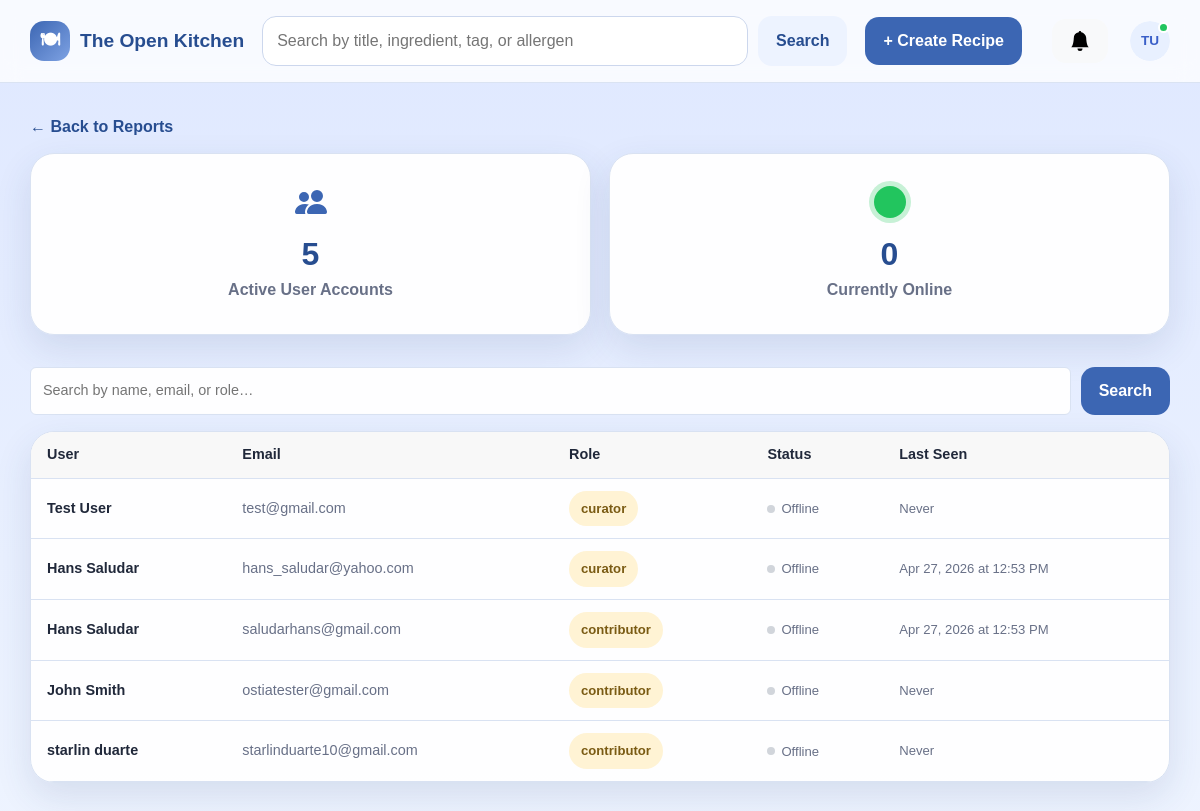
The page /curator/reports/user-activity (signed in) on the database its author committed.
### app/models.py (models this page shows, shortened)
class User(db.Model):
    __tablename__ = 'users'
    id = db.Column(db.Integer, primary_key=True)
    firstName = db.Column(db.String(50), nullable=False)
    lastName = db.Column(db.String(50), nullable=False)
    email = db.Column(db.String(100), unique=True, nullable=False)
    password = db.Column(db.String(255), nullable=False)
    role = db.Column(db.String(20), nullable=False, default='contributor')
    isActive = db.Column(db.Boolean, default=True)
    dateCreated = db.Column(db.DateTime, nullable=False, default=datetime.now)
    avatar = db.Column(db.String(255), nullable=True)
    preferMetric = db.Column(db.Boolean, default=False, nullable=False)
    disableNotifications = db.Column(db.Boolean, default=False, nullable=False)
    lastSeen = db.Column(db.DateTime, nullable=True, default=None)
    doNotDisturb = db.Column(db.Boolean, default=False, nullable=False)
    recipes = db.relationship('Recipe', backref='author', lazy=True)

### app/routes.py (the view, shortened to what this page needs)
@app.route('/curator/reports/user-activity')
@login_required
def curator_user_activity():
    user = get_current_user()
    if not user or user.role != 'curator':
        return redirect(url_for('dashboard'))
    online_cutoff = datetime.now() - timedelta(minutes=5)
    search_query = request.args.get('q', '').strip()
    base_q = User.query.filter_by(isActive=True)
    active_users = base_q.all()
    online_users = User.query.filter(User.lastSeen >= online_cutoff).all()
    return render_template('curator/user_activity.html',
                           active_users=active_users,
                           online_users=online_users,
                           online_cutoff=online_cutoff,
                           search_query=search_query)

### app/routes.py (called while the page is built)
def login_required(f):
    @wraps(f)
    def decorated_function(*args, **kwargs):
        if 'user_id' not in session:
            flash('Please log in to access this page.', 'warning')
            return redirect(url_for('login'))
        return f(*args, **kwargs)
    return decorated_function

def get_current_user():
    if 'user_id' in session:
        return User.query.get(session['user_id'])
    return None

def current_user_id():
    return session.get('user_id')

@app.context_processor
def inject_current_user():
    return {'current_user': get_current_user()}

@app.before_request
def update_last_seen():
    if 'user_id' in session:
        user = User.query.get(session['user_id'])
        if user:
            user.lastSeen = datetime.now()
            db.session.commit()

def _get_notifications():
    uid = current_user_id()
    if uid is None:
        return []
    return Notification.query.filter_by(userID=uid).order_by(Notification.dateCreated.desc()).all()

@app.context_processor
def inject_notifications():
    notifications = _get_notifications()
    has_unread = any(not n.isRead for n in notifications)
    return dict(notifications=notifications, has_unread=has_unread)

### app/templates/curator/user_activity.html (shortened to what this page needs)
{% extends "base.html" %}
{% block content %}
<a href="{{ url_for('curator_reports') }}" class="back-link">← Back to Reports</a>
<div class="stats-panel" style="display: flex; gap: 18px; flex-wrap: wrap; margin-bottom: 32px;">
    <div class="stat-card" style="flex: 1 1 180px; display: flex; flex-direction: column; align-items: center; padding: 2rem 1.5rem;">
        <span class="stat-number">{{ active_users | length }}</span>
        <span class="stat-label">Active User Accounts</span>
    </div>
    <div class="stat-card" style="flex: 1 1 180px; display: flex; flex-direction: column; align-items: center; padding: 2rem 1.5rem;">
        <span style="display: inline-block; width: 32px; height: 32px; border-radius: 50%; background: #22c55e; box-shadow: 0 0 0 5px rgba(34,197,94,0.25); margin-bottom: 12px;"></span>
        <span class="stat-number">{{ online_users | length }}</span>
        <span class="stat-label">Currently Online</span>
    </div>
</div>
<form method="GET" action="{{ url_for('curator_user_activity') }}" style="margin-bottom: 16px; display: flex; gap: 10px;">
    <input type="text" name="q" value="{{ search_query }}" placeholder="Search by name, email, or role…"
           style="flex: 1; padding: 8px 12px; border: 1px solid var(--line); border-radius: 6px; font-size: .9rem; background: var(--surface); color: var(--text);">
    <button type="submit" class="btn btn-primary" style="white-space: nowrap;">Search</button>
</form>
<div class="recipe-card" style="padding: 0; overflow: hidden;">
    <table style="width: 100%; border-collapse: collapse; font-size: .9rem;">
        <thead>
            <tr style="border-bottom: 1px solid var(--line); background: var(--surface-alt, #f8f8f8);">
                <th style="padding: 12px 16px; text-align: left; font-weight: 600;">User</th>
                <th style="padding: 12px 16px; text-align: left; font-weight: 600;">Email</th>
                <th style="padding: 12px 16px; text-align: left; font-weight: 600;">Role</th>
                <th style="padding: 12px 16px; text-align: left; font-weight: 600;">Status</th>
                <th style="padding: 12px 16px; text-align: left; font-weight: 600;">Last Seen</th>
            </tr>
        </thead>
        <tbody>
            {% for u in active_users %}
            {% set is_online = u in online_users %}
            <tr style="border-bottom: 1px solid var(--line);">
                <td style="padding: 12px 16px;">
                    <a href="{{ url_for('curator_user_profile', user_id=u.id) }}" style="text-decoration: none; color: inherit; font-weight: 600;">
                        {{ u.firstName }} {{ u.lastName }}
                    </a>
                </td>
                <td style="padding: 12px 16px; color: var(--muted);">{{ u.email }}</td>
                <td style="padding: 12px 16px;">
                    <span class="mini-pill">{{ u.role }}</span>
                </td>
                <td style="padding: 12px 16px;">
                    {% if is_online %}
                    <span style="display: inline-flex; align-items: center; gap: 6px; color: #16a34a; font-weight: 600; font-size: .82rem;">
                        <span style="width: 8px; height: 8px; border-radius: 50%; background: #22c55e; display: inline-block;"></span>
                        Online
                    </span>
                    {% else %}
                    <span style="display: inline-flex; align-items: center; gap: 6px; color: var(--muted); font-size: .82rem;">
                        <span style="width: 8px; height: 8px; border-radius: 50%; background: #d1d5db; display: inline-block;"></span>
                        Offline
                    </span>
                    {% endif %}
                </td>
                <td style="padding: 12px 16px; color: var(--muted); font-size: .82rem;">
                    {% if u.lastSeen %}
                        {{ u.lastSeen.strftime('%b %d, %Y at %I:%M %p') }}
                    {% else %}
                        Never
                    {% endif %}
                </td>
            </tr>
            {% endfor %}
        </tbody>
    </table>
</div>
{% endblock %}

### app/templates/base.html (shortened to what this page needs)
<!DOCTYPE html>
<html lang="en">
<head>
    <link href="https://cdn.jsdelivr.net/npm/bootstrap@5.3.3/dist/css/bootstrap.min.css" rel="stylesheet">
    <link rel="stylesheet" href="{{ url_for('static', filename='style.css') }}">
</head>
<body>
    <header class="site-header">
        <div class="container nav-wrap">
            <a class="brand" href="{{ url_for('dashboard') }}">
                <span class="brand-mark">🍽</span>
                <span>The Open Kitchen</span>
            </a>
            <form class="searchbar" action="{{ url_for('search') }}" method="get">
                <input type="text" name="q" placeholder="Search by title, ingredient, tag, or allergen"
                       value="{{ request.args.get('q', '') }}">
                <button type="submit" class="btn btn-secondary">Search</button>
            </form>
            <nav class="nav-links">
                {% if session.get('user_id') %}
                    <a href="{{ url_for('create_recipe') }}" class="btn btn-primary">+ Create Recipe</a>
                {% else %}
                    <a href="{{ url_for('login') }}" class="btn btn-primary">Log In</a>
                {% endif %}
                {% if session.get('user_id') %}
                <button type="button"
                        id="notificationBtn"
                        class="btn btn-light position-relative ms-3"
                        data-bs-toggle="offcanvas"
                        data-bs-target="#notificationPanel"
                        aria-controls="notificationPanel">
                    <svg xmlns="http://www.w3.org/2000/svg" width="20" height="20" fill="currentColor" class="bi bi-bell-fill" viewBox="0 0 16 16">
                        <path d="M8 16a2 2 0 0 0 2-2H6a2 2 0 0 0 2 2m.995-14.901a1 1 0 1 0-1.99 0A5 5 0 0 0 3 6c0 1.098-.5 6-2 7h14c-1.5-1-2-5.902-2-7 0-2.42-1.72-4.44-4.005-4.901"/>
                    </svg>
                </button>
                {% endif %}
                {% if session.get('user_id') %}
                <div class="dropdown ms-2" style="position: relative;">
                    <button class="btn p-0 border-0 d-flex align-items-center justify-content-center"
                            type="button"
                            id="profileDropdown"
                            data-bs-toggle="dropdown"
                            aria-expanded="false"
                            style="width: 40px; height: 40px; border-radius: 50%; overflow: hidden; background: transparent;">
                        {% if current_user and current_user.avatar %}
                        <img src="{{ url_for('static', filename='uploads/' + current_user.avatar) }}"
                             alt="Profile"
                             style="width: 40px; height: 40px; border-radius: 50%; object-fit: cover;">
                        {% else %}
                        <div style="width: 40px; height: 40px; border-radius: 50%; background: #e8f0ff; color: #3a5fc8; display: flex; align-items: center; justify-content: center; font-weight: 700; font-size: 0.85rem;">
                            {% if current_user %}{{ current_user.firstName[0] }}{{ current_user.lastName[0] }}{% else %}?{% endif %}
                        </div>
                        {% endif %}
                    </button>
                </div>
                {% endif %}
            </nav>
        </div>
    </header>
    <main class="container page-shell">
        {% block content %}{% endblock %}
    </main>
    <div class="toast-container position-fixed top-0 end-0 p-3" style="z-index: 1100;" id="toastContainer"></div>
</body>
</html>

### app/static/style.css (style rules this page uses)
:root { --bg-top: #dfe8ff; --bg-bottom: #eef4ff; --surface: rgba(255, 255, 255, 0.96); --surface-strong: #ffffff; --primary: #3c66b3; --primary-dark: #274d90; --accent: #f4c15d; --text: #20283a; --muted: #687087; --line: #d9e2f2; --shadow: 0 14px 36px rgba(40, 62, 113, 0.12); --radius-lg: 24px; --radius-md: 18px; --radius-sm: 12px; }
* { box-sizing: border-box; }
html, body { margin: 0; padding: 0; }
body { font-family: Arial, Helvetica, sans-serif; color: var(--text); background: linear-gradient(180deg, var(--bg-top) 0%, var(--bg-bottom) 100%); }
a { color: inherit; text-decoration: none; }
.container { width: min(1160px, calc(100% - 32px)); margin: 0 auto; }
.page-shell { padding: 32px 0 56px; }
.site-header { position: sticky; top: 0; z-index: 20; backdrop-filter: blur(10px); background: rgba(255, 255, 255, 0.78); border-bottom: 1px solid rgba(217, 226, 242, 0.95); }
.nav-wrap { display: grid; grid-template-columns: auto 1fr auto; gap: 18px; align-items: center; padding: 16px 0; }
.brand { display: inline-flex; align-items: center; gap: 10px; font-size: 1.2rem; font-weight: 800; color: var(--primary-dark); }
.brand-mark { display: inline-grid; place-items: center; width: 40px; height: 40px; border-radius: 14px; background: linear-gradient(135deg, var(--primary), #7ea2e3); color: white; }
.nav-links { display: inline-flex; align-items: center; gap: 14px; }
.searchbar { display: grid; grid-template-columns: 1fr auto; gap: 10px; }
.searchbar input, input, select, textarea { width: 100%; padding: 12px 14px; border: 1px solid #ccd7ed; border-radius: 14px; font: inherit; background: white; }
.btn { display: inline-flex; align-items: center; justify-content: center; gap: 8px; border: 0; border-radius: 14px; padding: 12px 18px; font-weight: 700; cursor: pointer; }
.btn-primary { background: var(--primary); color: white; }
.btn-secondary { background: #edf3ff; color: var(--primary-dark); }
.hero-card, .recipe-card, .form-card, .panel-card, .empty-state, .alert, .stat-card { background: var(--surface); border: 1px solid var(--line); border-radius: var(--radius-lg); box-shadow: var(--shadow); }
.stats-panel { display: grid; grid-template-columns: 1fr 1fr; gap: 14px; }
.stat-card { padding: 20px; }
.stat-number { display: block; font-size: 2rem; font-weight: 800; color: var(--primary-dark); }
.stat-label { color: var(--muted); font-weight: 600; }
.recipe-card { padding: 18px; position: relative; overflow: hidden; transition: transform .16s ease, box-shadow .16s ease; }
.pill, .mini-pill { display: inline-flex; align-items: center; gap: 6px; border-radius: 999px; padding: 8px 12px; font-size: .82rem; font-weight: 700; }
.mini-pill { background: #fff3d4; color: #7a5b13; }
.back-link { display: inline-block; margin-bottom: 14px; color: var(--primary-dark); font-weight: 700; }

### rows shown on the page
User: firstName "T", lastName "U", firstName "Test", lastName "User", email "test@gmail.com", role "curator", shows "Never"
User: firstName "Hans", lastName "Saludar", email "hans_saludar@yahoo.com", role "curator", lastSeen "Apr 27, 2026 at 12:53 PM"
User: firstName "Hans", lastName "Saludar", email "saludarhans@gmail.com", role "contributor", lastSeen "Apr 27, 2026 at 12:53 PM"
User: firstName "John", lastName "Smith", email "ostiatester@gmail.com", role "contributor", shows "Never"
User: firstName "starlin", lastName "duarte", email "starlinduarte10@gmail.com", role "contributor", shows "Never"

### other values the page prints
{{ active_users | length }} "5"
{{ online_users | length }} "0"
